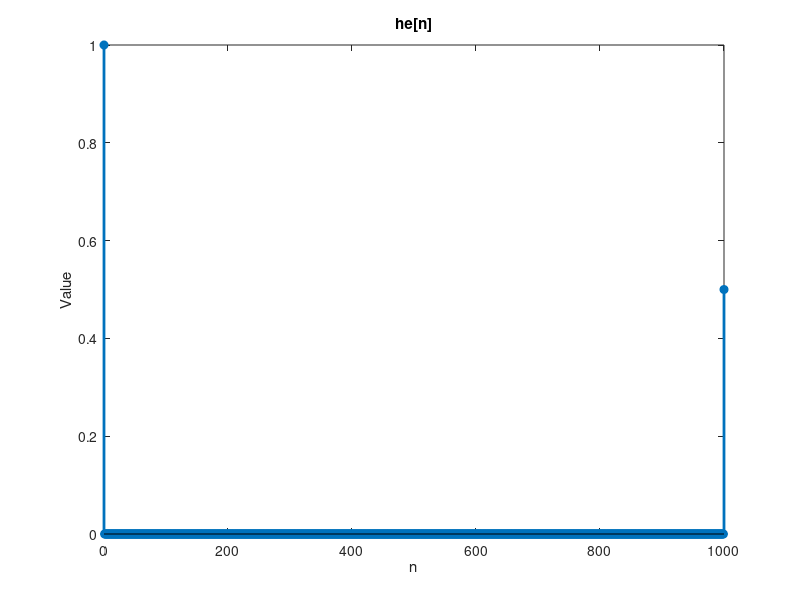

The MATLAB source for this figure:
he = zeros(1, 1001); 
he(1) = 1;          % n=0
he(1001) = 0.5;     % n=1000, α=0.5
nhe = 0:1000;
stem(nhe, he, 'filled', 'LineWidth', 2);
xlabel("n");ylabel("Value");title("he[n]");